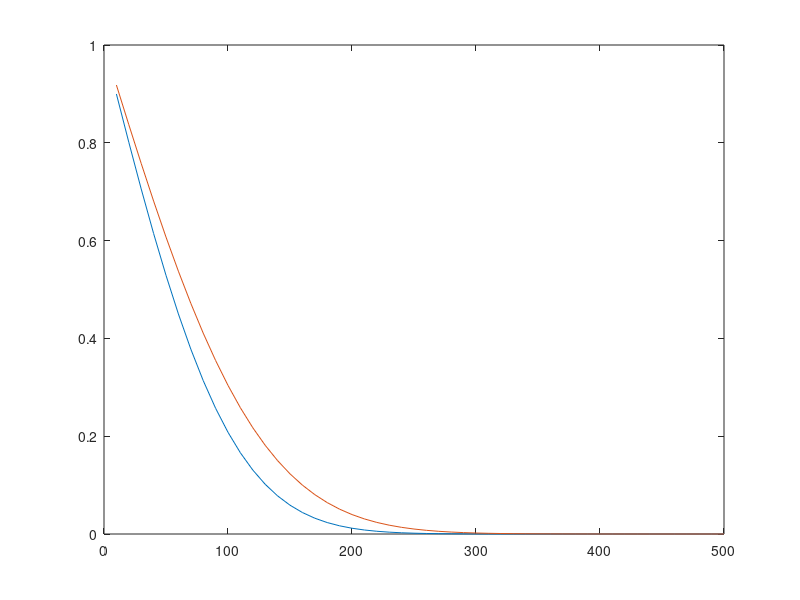

Reproduce this figure in MATLAB.

ntimes=2;
ts = [0:100:500];
ts=ts*365.*24.*60*60.;

Ts=zeros(ntimes,1);

Ts(2)=1.0;


ndepths=20;

ndepths=50;
z=[10:10:500];
flipud(z);

A = zeros(ndepths,ntimes);

kappa=1E-6;

for iz=1:ndepths
     for it=2:ntimes
         kappat = (kappa*ts(it))^0.5;
         kappatm1 = (kappa*ts(it-1))^0.5;
         A(iz,it) =  erfc(z(iz)/(2.0*kappat)) - erfc(z(iz)/(2.0*kappatm1));
         
     end
end

Tz=zeros(ndepths,1);
Tz(:)=0.0;
for iz=1:ndepths
     for it=2:ntimes
         Tz(iz) = Tz(iz) + Ts(it)*A(iz,it);
     end
end


plot(z,Tz')


% Now alter the thermal conductivity

A(:,:)=0.0;
Tz(:)=0.0;
kappa2=kappa*1.5;
        
for iz=1:ndepths
     for it=2:ntimes
         kappat = (kappa2*ts(it))^0.5;
         kappatm1 = (kappa2*ts(it-1))^0.5;
         A(iz,it) =  erfc(z(iz)/(2.0*kappat)) - erfc(z(iz)/(2.0*kappatm1));
         
     end
end

Tz=zeros(ndepths,1);
Tz(:)=0.0;
for iz=1:ndepths
     for it=2:ntimes
         Tz(iz) = Tz(iz) + Ts(it)*A(iz,it);
     end
end

hold all
plot(z,Tz') 
